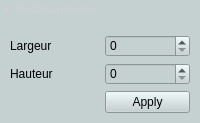
          <widget class="QWidget" name="resizeWidget" native="true">
           <property name="sizePolicy">
            <sizepolicy hsizetype="Preferred" vsizetype="Preferred">
             <horstretch>0</horstretch>
             <verstretch>0</verstretch>
            </sizepolicy>
           </property>
           <property name="minimumSize">
            <size>
             <width>0</width>
             <height>0</height>
            </size>
           </property>
           <property name="maximumSize">
            <size>
             <width>16777215</width>
             <height>200</height>
            </size>
           </property>
           <property name="styleSheet">
            <string notr="true">background-color: rgb(197, 209, 209);
</string>
           </property>
           <layout class="QGridLayout" name="gridLayout_6">
            <property name="leftMargin">
             <number>0</number>
            </property>
            <property name="topMargin">
             <number>0</number>
            </property>
            <property name="rightMargin">
             <number>0</number>
            </property>
            <property name="bottomMargin">
             <number>0</number>
            </property>
            <item row="0" column="0">
             <widget class="QPushButton" name="resizeButtonTitle">
              <property name="sizePolicy">
               <sizepolicy hsizetype="Fixed" vsizetype="Fixed">
                <horstretch>0</horstretch>
                <verstretch>0</verstretch>
               </sizepolicy>
              </property>
              <property name="palette">
               <palette>
                <active>
                 <colorrole role="Button">
                  <brush brushstyle="SolidPattern">
                   <color alpha="255">
                    <red>197</red>
                    <green>209</green>
                    <blue>209</blue>
                   </color>
                  </brush>
                 </colorrole>
                 <colorrole role="ButtonText">
                  <brush brushstyle="SolidPattern">
                   <color alpha="255">
                    <red>0</red>
                    <green>0</green>
                    <blue>0</blue>
                   </color>
                  </brush>
                 </colorrole>
                 <colorrole role="Base">
                  <brush brushstyle="SolidPattern">
                   <color alpha="255">
                    <red>197</red>
                    <green>209</green>
                    <blue>209</blue>
                   </color>
                  </brush>
                 </colorrole>
                 <colorrole role="Window">
                  <brush brushstyle="SolidPattern">
                   <color alpha="255">
                    <red>197</red>
                    <green>209</green>
                    <blue>209</blue>
                   </color>
                  </brush>
                 </colorrole>
                </active>
                <inactive>
                 <colorrole role="Button">
                  <brush brushstyle="SolidPattern">
                   <color alpha="255">
                    <red>197</red>
                    <green>209</green>
                    <blue>209</blue>
                   </color>
                  </brush>
                 </colorrole>
                 <colorrole role="ButtonText">
                  <brush brushstyle="SolidPattern">
                   <color alpha="255">
                    <red>208</red>
                    <green>208</green>
                    <blue>208</blue>
                   </color>
                  </brush>
                 </colorrole>
                 <colorrole role="Base">
                  <brush brushstyle="SolidPattern">
                   <color alpha="255">
                    <red>197</red>
                    <green>209</green>
                    <blue>209</blue>
                   </color>
                  </brush>
                 </colorrole>
                 <colorrole role="Window">
                  <brush brushstyle="SolidPattern">
                   <color alpha="255">
                    <red>197</red>
                    <green>209</green>
                    <blue>209</blue>
                   </color>
                  </brush>
                 </colorrole>
                </inactive>
                <disabled>
                 <colorrole role="Button">
                  <brush brushstyle="SolidPattern">
                   <color alpha="255">
                    <red>197</red>
                    <green>209</green>
                    <blue>209</blue>
                   </color>
                  </brush>
                 </colorrole>
                 <colorrole role="ButtonText">
                  <brush brushstyle="SolidPattern">
                   <color alpha="96">
                    <red>164</red>
                    <green>166</green>
                    <blue>168</blue>
                   </color>
                  </brush>
                 </colorrole>
                 <colorrole role="Base">
                  <brush brushstyle="SolidPattern">
                   <color alpha="255">
                    <red>197</red>
                    <green>209</green>
                    <blue>209</blue>
                   </color>
                  </brush>
                 </colorrole>
                 <colorrole role="Window">
                  <brush brushstyle="SolidPattern">
                   <color alpha="255">
                    <red>197</red>
                    <green>209</green>
                    <blue>209</blue>
                   </color>
                  </brush>
                 </colorrole>
                </disabled>
               </palette>
              </property>
              <property name="styleSheet">
               <string notr="true">border :none ; </string>
              </property>
              <property name="text">
               <string>▼ Redimensioner </string>
              </property>
              <property name="checkable">
               <bool>true</bool>
              </property>
              <property name="checked">
               <bool>true</bool>
              </property>
              <property name="autoDefault">
               <bool>false</bool>
              </property>
             </widget>
            </item>
            <item row="0" column="1">
             <spacer name="resizeSpacer">
              <property name="orientation">
               <enum>Qt::Horizontal</enum>
              </property>
              <property name="sizeHint" stdset="0">
               <size>
                <width>40</width>
                <height>20</height>
               </size>
              </property>
             </spacer>
            </item>
            <item row="1" column="0" colspan="2">
             <widget class="QWidget" name="resizeActionWidget" native="true">
              <property name="layoutDirection">
               <enum>Qt::LeftToRight</enum>
              </property>
              <property name="styleSheet">
               <string notr="true"/>
              </property>
              <layout class="QGridLayout" name="gridLayout_3">
               <property name="leftMargin">
                <number>10</number>
               </property>
               <property name="rightMargin">
                <number>10</number>
               </property>
               <property name="bottomMargin">
                <number>10</number>
               </property>
               <property name="horizontalSpacing">
                <number>10</number>
               </property>
               <item row="2" column="1">
                <widget class="QSpinBox" name="resizeWidthSpin">
                 <property name="minimum">
                  <number>0</number>
                 </property>
                 <property name="maximum">
                  <number>65535</number>
                 </property>
                </widget>
               </item>
               <item row="3" column="0">
                <widget class="QLabel" name="resizeHeightText">
                 <property name="text">
                  <string>Hauteur</string>
                 </property>
                </widget>
               </item>
               <item row="2" column="0">
                <widget class="QLabel" name="resizeWidthText">
                 <property name="text">
                  <string>Largeur </string>
                 </property>
                </widget>
               </item>
               <item row="3" column="1">
                <widget class="QSpinBox" name="resizeHeightSpin">
                 <property name="maximum">
                  <number>65535</number>
                 </property>
                </widget>
               </item>
               <item row="6" column="1">
                <widget class="QPushButton" name="resizeApplyButton">
                 <property name="maximumSize">
                  <size>
                   <width>271</width>
                   <height>16777215</height>
                  </size>
                 </property>
                 <property name="text">
                  <string>Apply</string>
                 </property>
                </widget>
               </item>
              </layout>
             </widget>
            </item>
           </layout>
          </widget>
